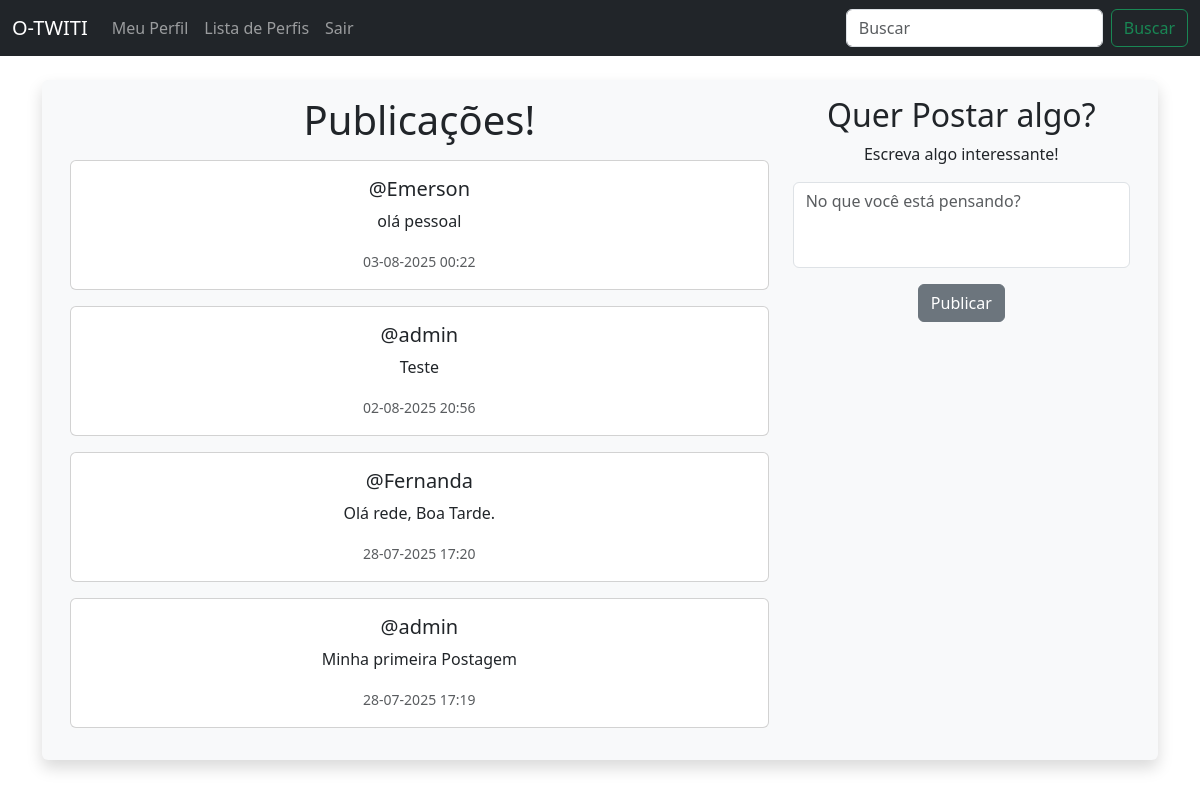
The page / (signed in) on the database as committed earlier.
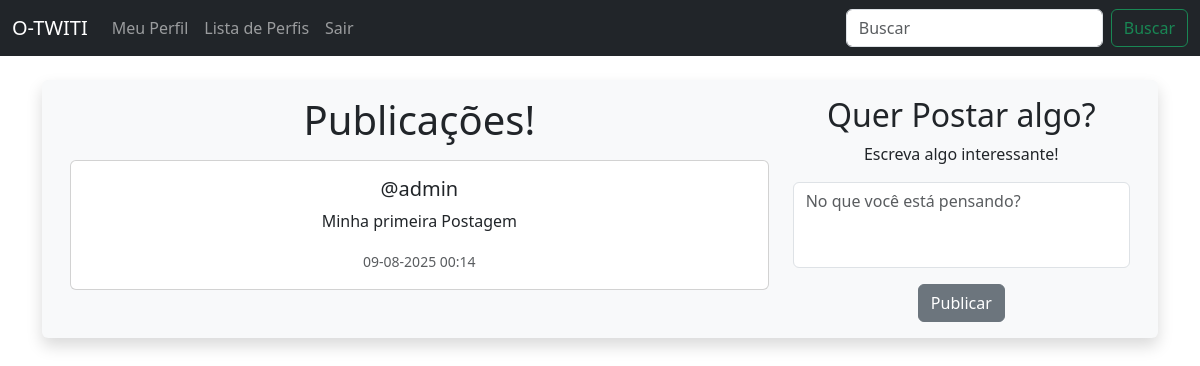
The same page on the database as committed later.
### musker/models.py (models this page shows, shortened)
class Meep(models.Model):
    user = models.ForeignKey(User, related_name='meeps', on_delete=models.DO_NOTHING)
    body = models.CharField(max_length=280)
    created_at = models.DateTimeField(auto_now_add=True)

### musker/views.py (the view, shortened to what this page needs)
# urls.py: path('', views.home, name='home'),
def home(request):
    if request.user.is_authenticated:
        form = MeepForm(request.POST or None)
        meeps = Meep.objects.all().order_by('-created_at')
        return render(request, 'home.html', {"meeps": meeps, "form": form})
    else:
        meeps = Meep.objects.all().order_by('-created_at')
        return render(request, 'home.html', {"meeps":meeps})

### musker/forms.py
class MeepForm(forms.ModelForm):
    body = forms.CharField(required=True, widget=forms.widgets.Textarea(
        attrs={
                'class': "form-control",
                'placeholder': 'No que você está pensando?',
                'rows': 3,
                'maxlength': 280,
                'style': 'resize: none;'
            }
        ),
        label="")
    class Meta:
        model = Meep
        exclude = ("user",)

### musker/templates/home.html (shortened to what this page needs)
{% extends "base.html" %}
{% block content %}
<div class="container text-center">
    <div class="row bg-light p-3 rounded shadow">
        <div class="col-12 col-md-4 order-1 order-md-2 mb-4 mb-md-0">
    {% if form %}
        <h2>Quer Postar algo?</h2>
        <p>Escreva algo interessante!</p>
        <form method="POST">
            {{ form.as_p }}
            <button type="submit" class="btn btn-secondary">Publicar</button>
        </form>
    {% endif %}
</div>
<div class="col-12 col-md-8 order-2 order-md-1">
    <h1 class="mb-3">Publicações!</h1>
    {% for meep in meeps %}
        <div class="card mb-3">
            <div class="card-body">
                <h5 class="card-title">@{{ meep.user.username }}</h5>
                <p class="card-text">{{ meep.body }}</p>
                <p class="card-text">
                    <small class="text-muted">{{ meep.created_at|date:"d-m-Y H:i" }}</small>
                </p>
            </div>
        </div>
    {% endfor %}
</div>
    </div>
</div>
{% endblock %}

Rows that differ between the two databases and show on the page:
removed Meep: user.username "Emerson", body "olá pessoal", created_at "03-08-2025 00:22"
removed Meep: user.username "admin", body "Teste", created_at "02-08-2025 20:56"
removed Meep: user.username "Fernanda", body "Olá rede, Boa Tarde.", created_at "28-07-2025 17:20"
removed Meep: user.username "admin", body "Minha primeira Postagem", created_at "28-07-2025 17:19"
added Meep: user.username "admin", body "Minha primeira Postagem", created_at "09-08-2025 00:14"
